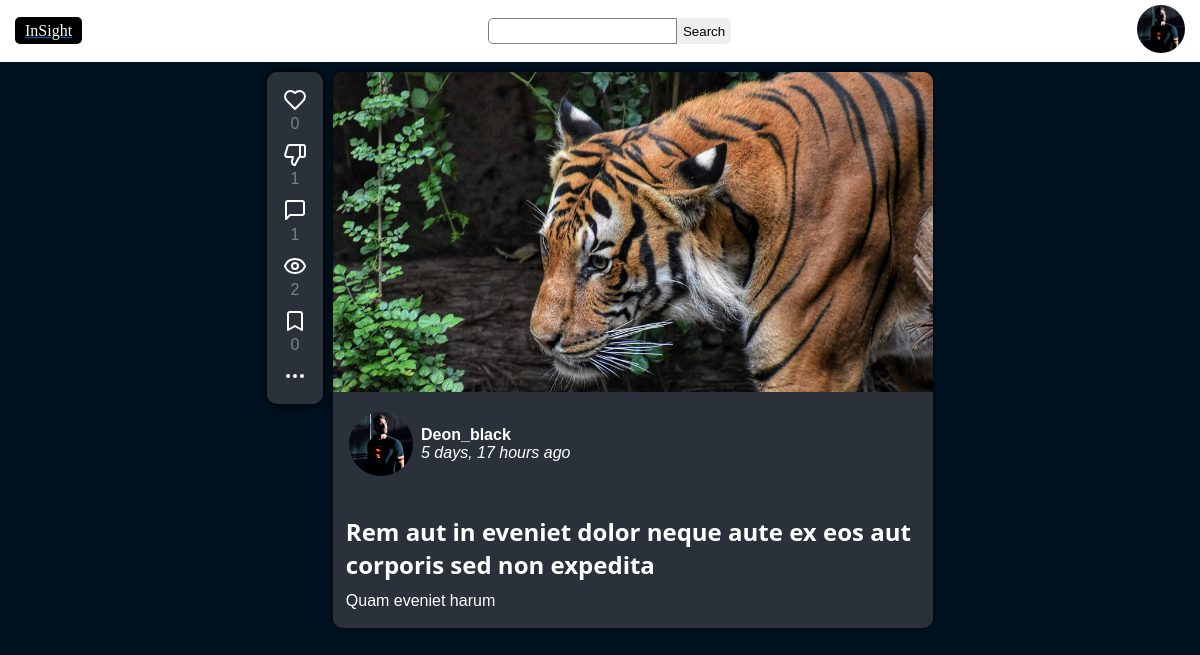
Screenshot of /home/articles/content/2 (signed in) with the database file from the repository.
### main/models.py (models this page shows, shortened)
class Users(AbstractUser):
    firstname = models.CharField(max_length=20, null=False)
    lastname = models.CharField(max_length=20, null=False)
    gender = models.CharField(max_length=10, null=False, default='N/A')
    date_of_birth = models.DateField(null=True)
    phone_number = models.CharField(max_length=15, null=True, blank=True)
    profile = models.FileField(upload_to='profiles/', null=True, blank=True)
    groups = models.ManyToManyField(Group, related_name='customuser_set', blank=True)
    user_permissions = models.ManyToManyField(Permission, related_name='customuser_set', blank=True)

class Articles(models.Model):
    author = models.ForeignKey(Users, on_delete=models.PROTECT, related_name='articles')
    title = models.CharField(max_length=100, null=False)
    content = models.TextField(null=False)
    published = models.BooleanField(default=False)
    cover_image = models.FileField(upload_to='Articles/cover_images/', null=True)
    content_images  = models.FileField(upload_to='Articles/content_images/', null=True)
    created_at = models.DateTimeField(auto_now_add=True)
    updated_at = models.DateTimeField(auto_now=True)
    class Meta:
        verbose_name_plural = "Articles"

### main/views.py (the view)
# urls.py: path('articles/content/<int:article_id>', views.single_article, name='page'),
@login_required
def single_article(request, article_id):
    article = get_object_or_404(Articles, id=article_id)
    views = ArticleViews.objects.filter(article_id = article)
    view_count = ArticleViews.objects.filter(article_id = article.id).count()
    viewed = ArticleViews.objects.filter(article_id = article.id, author = request.user.id).exists()
    comments = ArticleComments.objects.filter(article_id = article.id)
    commetnt_count = ArticleComments.objects.filter(article_id = article.id).count()
    commented = ArticleComments.objects.filter(article_id = article.id, author = request.user.id).exists()
    likes = ArticleLikes.objects.filter(article_id = article)
    dislikes = ArticleDislikes.objects.filter(article_id = article)
    like_count = ArticleLikes.objects.filter(article_id = article.id).count()
    dislike_count = ArticleDislikes.objects.filter(article_id = article.id).count()
    liked = ArticleLikes.objects.filter(article_id = article.id, author = request.user.id).exists()
    disliked = ArticleDislikes.objects.filter(article_id = article.id, author = request.user.id).exists()
    saves = ArticleSaves.objects.filter(article_id = article)
    save_count = ArticleSaves.objects.filter(article_id = article.id).count()
    saved = ArticleSaves.objects.filter(article_id = article.id, author = request.user.id).exists()
    reactions = {
        'views': views,
        'view_count': view_count,
        'viewed': viewed,
        'likes': likes,
        'like_count': like_count,
        'liked': liked,
        'dislikes': dislikes,
        'dislike_count': dislike_count,
        'disliked': disliked,
        'comments': comments,
        'comment_count': commetnt_count,
        'commented': commented,
        'saves': saves,
        'save_count': save_count,
        'saved': saved,
    }
    context = {
        'article': article,
        'reactions':reactions,
        'MEDIA_URL': settings.MEDIA_URL,
    }
    return render(request, 'page.html', context)

### main/templates/page.html (shortened to what this page needs)
<!DOCTYPE html>
<html lang="en">
<head>
    {% load static %}
    {% load tz%}
    <link rel="stylesheet" href="{% static 'css/main.css'%}">
</head>
<body>
    <nav>
        <div class="logo">
            <a href="{% url 'index' %}"><span>InSight</span></a>
        </div>
        <div class="search-box">
            <input type="search" name="search" id="search">
            <button>Search</button>
        </div>
        <div class="profile">
            <img src="{{ MEDIA_URL }}{{ user.profile }}" alt="{{ user.username }}">
        </div>
    </nav>
    <main>
        <section class="reactions">
            <div class="content" id="reactions">
                <ul>
                    <li title="Likes" id="likes" class="reactionlink">
                        <span id="likecount">{{ reactions.like_count }}</span>
                    </li>
                    <li title="dislikes" id="dislikes" class="reactionlink">
                        <span id="dislikecount">{{ reactions.dislike_count }}</span>
                    </li>
                    <li title="Comments" id="comments" class="reactionlink">
                        <svg xmlns="http://www.w3.org/2000/svg" width="24" height="24" viewBox="0 0 24 24"  stroke-width="2" stroke-linecap="round" stroke-linejoin="round" class="lucide lucide-message-square" id="comment-icon"><path d="M21 15a2 2 0 0 1-2 2H7l-4 4V5a2 2 0 0 1 2-2h14a2 2 0 0 1 2 2z"/></svg>
                        <span id="commentcount">{{ reactions.comment_count }}</span>
                    </li>
                    <li title="Views" id="views" class="reactionlink">
                        <span id="viewcount">{{ reactions.view_count }}</span>
                    </li>
                    <li title="Save" id="saves" class="reactionlink">
                        {% if reactions.saved == True %}
                        <svg xmlns="http://www.w3.org/2000/svg" width="24" height="24" viewBox="0 0 24 24" style="fill: chocolate; stroke: chocolate;"  stroke-width="2" stroke-linecap="round" stroke-linejoin="round" class="lucide lucide-bookmark" id="save-icon"><path d="m19 21-7-4-7 4V5a2 2 0 0 1 2-2h10a2 2 0 0 1 2 2v16z"/></svg>
                        {% else %}
                        <svg xmlns="http://www.w3.org/2000/svg" width="24" height="24" viewBox="0 0 24 24"  stroke-width="2" stroke-linecap="round" stroke-linejoin="round" class="lucide lucide-bookmark" id="save-icon"><path d="m19 21-7-4-7 4V5a2 2 0 0 1 2-2h10a2 2 0 0 1 2 2v16z"/></svg>
                        {% endif %}
                        <span id="savecount">{{ reactions.save_count }}</span>
                    </li>
                    <li title="More" id="more">
                        <svg xmlns="http://www.w3.org/2000/svg" width="24" height="24" viewBox="0 0 24 24"  stroke-width="2" stroke-linecap="round" stroke-linejoin="round" class="lucide lucide-ellipsis"><circle cx="12" cy="12" r="1"/><circle cx="19" cy="12" r="1"/><circle cx="5" cy="12" r="1"/></svg>
                    </li>
                </ul>
            </div>
        </section>
        <section class="article-content">
            <div class="cover-image">
                <img src="{{ MEDIA_URL }}{{ article.cover_image }}" alt="Cover Image">
            </div>
            <div class="author">
                <img src="{{ MEDIA_URL }}{{ article.author.profile }}" alt="profile">
                <div class="info">
                    <b>{{ article.author.username }}</b><br>
                    <i>{{ article.created_at|timesince }} ago</i>
                </div>
            </div>
            <article>
                <header>
                    <h2>{{ article.title }}</h2>
                </header>
                <p>{{ article.content }}</p>
            </article>
        </section>
    </main>
</body>
</html>

### main/static/css/main.css (style rules this page uses)
:root { --navbar-color-light: rgb(255, 255, 255); --background-color-light: rgb(141, 153, 174); --text-color-light: #000000; --link-color-light: #0066CC; --container-color-light: rgb(237, 242, 244); --footer-color-light: rgb(217, 4, 41); --navbar-color-dark: #1B1A55; --background-color-dark: #cecdda; --text-color-dark: #FFFFFF; --link-color-dark: #6ECAF2; --container-color-dark: #535C91; --footer-color-dark: #9290C3; --navbar-color: var(--navbar-color-light); --background-color: var(--background-color-light); --text-color: var(--text-color-light); --link-color: var(--link-color-light); --container-color: var(--container-color-light); --footer-color: var(--footer-color-light); }
* { box-sizing: border-box; }
html { -ms-text-size-adjust: auto; -webkit-text-size-adjust: auto; }
h1, h2, h3, h4, h5, h6 { font-family: 'Segoe UI', Tahoma, Geneva, Verdana, sans-serif; margin-block: 10px; font: optional; }
p { font-family:sans-serif; margin-block: 5px; line-height: 1.2; }
body { font-family: sans-serif; background-color: var(--background-color); color: var(--text-color); padding: 0; margin: 0; }
a { color: var(--link-color); }
.profile img { border-radius: 50%; }

### main/templates/page.html (style rules this page uses)
* { box-sizing: border-box; }
body { background-color: #001220; font-family: sans-serif; margin: 0; padding: 0; }
main { display: flex; justify-content: center; align-items: start; gap: 10px; }
nav { height: fit-content; position: fixed; top: 0; left: 0; right: 0; display: flex; gap: 10px; justify-content: space-between; align-items: center; background-color: white; padding-inline: 15px; padding-block: 5px; }
nav .logo span { padding-block: 5px; padding-inline: 10px; background-color: black; color: white; font-family: "Comic Sans MS"; border-radius: 5px; }
nav .search-box { display: flex; justify-content: center; align-items: center; }
nav .search-box input { height: 2em; width: 100%; padding-block: 4px; padding-inline: 5px; min-width: 0; border: 1px solid grey; border-radius: 5px 0 0 5px; }
nav .search-box button { border-radius: 0 5px 5px 0; height: 2em; border: none; cursor: pointer; }
nav .profile img { width: 3em; height: 3em; object-fit: cover; border-radius: 50%; }
main { margin-top: 4.5em; }
.reactions > .content > ul { list-style: none; padding: 1rem; margin: 0; display: flex; flex-direction: column; place-items: center; gap: 10px; }
.reactions > .content > ul > li { display: flex; flex-direction: column; place-items: center; gap: .2em; cursor: pointer; }
.reactions > .content > ul > li svg { fill: none; stroke: white; }
.reactions .content ul li span { color: grey; }
.article-content { max-width: 50vw; background-color: #2b313a; color: white; border-radius: 10px; box-shadow: 0 0 10px rgba(0, 0, 0, 0.508); }
.author { padding: 1em; gap: .5em; display: flex; justify-content: start; align-items: center; }
.author img { height: 4em; width: 4rem; object-fit: cover; border-radius: 50%; }
.reactions, .advertisements { background-color: #2b313a; border-radius: 10px; box-shadow: 0 0 10px rgba(0, 0, 0, 0.651), 0 0 10px rgba(0, 0, 0, 0.651); }
.cover-image img { clip: auto; width: 100%; max-height: 40vh; object-fit: cover; border-radius: 10px 10px 0 0; }
.article-content article { padding-inline: .8em; padding-block: .8em; text-align: start; text-wrap: wrap; }

### rows the page displays
Users: profile (picture)
Articles: cover_image (picture), author.profile (picture), author.username "Deon_black", created_at "5 days, 17 hours", title "Rem aut in eveniet dolor neque aute ex eos aut corporis sed non expedita", content "Quam eveniet harum"

### other values shown
{{ reactions.like_count }} "0"
{{ reactions.dislike_count }} "1"
{{ reactions.comment_count }} "1"
{{ reactions.view_count }} "2"
{{ reactions.save_count }} "0"
